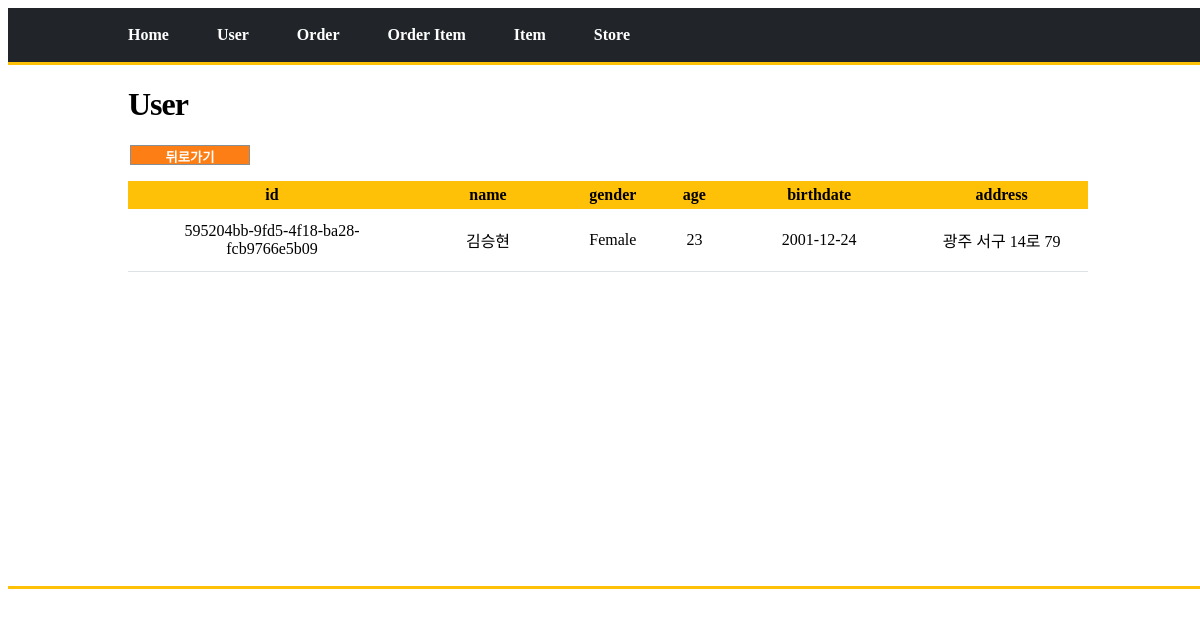
Page /user/board/detail?id=595204bb-9fd5-4f18-ba28-fcb9766e5b09 on the committed database.
### tables this page shows
CREATE TABLE user ( id TEXT PRIMARY KEY, name TEXT, gender TEXT, age INTEGER, birthdate TEXT, address TEXT);

### view/user_view.py (the view)
@user_bp.route("/board/detail")
def user_board_detail():
    print('----------------------------view-user : @user_bp.route("/user/board/detail")')
    id = request.args.get("id", type=str)
    regist_status = request.args.get("regist_status", type=bool, default=False)
    data = user_service.read_id(id)
    response = render_template("user/board/detail.html", data = data, regist_status = regist_status )
    return response

### service/execute_sql_service/execute_sql_service.py (called while the page is built)
    def get_conn_cursor(self) :
        conn = sqlite3.connect("db/crm.db")
        cursor = conn.cursor()
        return conn, cursor

    def execute_select_one(self, sql, args):
        conn, cursor = self.get_conn_cursor()
        result = self.fetchone_as_dict(cursor, sql, args)
        conn.close()
        return result

    def fetchone_as_dict(self, cursor, sql, args):
        cursor.execute(sql, args)
        columns = [column[0] for column in cursor.description]  #[컬럼명, ...]
        row = cursor.fetchone()
        result = {}
        for i, r in enumerate(row):
            result[columns[i]] = r  # key : value = column : column value
        return result

### service/execute_sql_service/user_execute_sql_service.py (called while the page is built)
    def read_id(self, id):
        print('----------------------------service-user : read_id()')
        sql = "SELECT * FROM user WHERE id = ?"
        args = (id,)
        result = self.execute_select_one(sql, args)
        return result

### templates/user/board/detail.html (shortened to what this page needs)
<!DOCTYPE html>
<html lang="ko">
<head>
</head>
    <body>
        <div id="root">
            <header>
                <nav class="nav">
                    <ul>
                        <li><a href="/">Home</a></li>
                        <li><a href="/user/board/list">User</a></li>
                        <li><a href="/order/board/list">Order</a></li>
                        <li><a href="/order-item/board/list">Order Item</a></li>
                        <li><a href="/item/board/list">Item</a></li>
                        <li><a href="/store/board/list">Store</a></li>
                    </ul>
                </nav>
            </header>
            <div class="border"> </div>
            <main id = "main">
                {% if not regist_status %}
                <h1 class="board_name">User {{data['Name']}}</h1>
                {% else %}
                <h1 class="board_name">User {{data['Name']}} 등록 완료! </h1>
                {% endif %}
                <section class="main_content">
                    <div class="detail_content">
                        <div class="back_btn">
                            <button type='button' onclick="window.history.back()" style="display: inline-block;">뒤로가기</button>
                        </div>
                        <table>
                            <col width=30%"></col>
                            <col width="15%"></col>
                            <col width="11%"></col>
                            <col width="6%"></col>
                            <col width="20%"></col>
                            <col width="18%"></col>
                            <tr>
                                {% for header in data.keys() %}
                                <th>{{header}}</th>
                                {% endfor %}
                            </tr>
                            <tr>
                                {% for value in data.values() %}
                                <td>{{value}}</td>
                                {% endfor %}
                            </tr>
                        </table>
                    </div>
                </section>
            </main>
        <div class="border" style="margin-bottom:50px;"> </div>
    </div>
    </body>
</html>

### templates/user/board/detail.html (style rules this page uses)
:root { --bs-blue: #0d6efd; --bs-indigo: #6610f2; --bs-purple: #6f42c1; --bs-pink: #d63384; --bs-red: #dc3545; --bs-orange: #fd7e14; --bs-yellow: #ffc107; --bs-green: #198754; --bs-teal: #20c997; --bs-cyan: #0dcaf0; --bs-white: #fff; --bs-gray: #868e96; --bs-gray-dark: #343a40; --bs-gray-100: #f1f3f5; --bs-gray-200: #e9ecef; --bs-gray-300: #dee2e6; --bs-gray-400: #ced4da; --bs-gray-500: #adb5bd; --bs-gray-600: #868e96; --bs-gray-700: #495057; --bs-gray-800: #343a40; --bs-gray-900: #212529; --bs-primary: #00c471; --bs-secondary: #343a40; --bs-success: #198754; --bs-info: #0d6efd; --bs-warning: #ffc107; --bs-danger: #dc3545; --bs-light: #f1f3f5; --bs-dark: #212529; --bs-body-bg: #fff; }
html, body { width: 100%; }
a { text-decoration: none; color : inherit; }
li { list-style: none; }
nav.nav ul { margin : 0 auto; display: flex; justify-content: flex-start; padding: 1.5% 10%; }
.border { border-bottom: 3px solid var(--bs-warning); }
nav.nav ul li { margin-right : 5%; }
nav.nav { background-color: var(--bs-dark); color : var(--bs-white); font-weight : 800; cursor: pointer; }
main#main { width: 80%; margin : 0 auto; min-height: 500px; }
.board_name { font-weight: 800;letter-spacing: -1px; }
.detail_content table { width:100%; margin-top : 15px; border-collapse : collapse; }
.detail_content table th { background-color: var(--bs-yellow); padding : 5px; }
.detail_content table td { background-color: var(--bs-white); padding : 13px; text-align: center; border-bottom: 1px solid var(--bs-gray-300); }
div.back_btn { width: 250px; margin: 1% 0 0 2px; }
div.back_btn button { cursor: pointer; width: 120px; height: 100px; background-color: var(--bs-orange); color: var(--bs-white); text-align: center; height: 20px; font-weight: 600; border: 1px solid var(--bs-gray-600); }

### rows in the picture
user: id "595204bb-9fd5-4f18-ba28-fcb9766e5b09", name "김승현", gender "Female", birthdate "2001-12-24", address "광주 서구 14로 79"

### other values in the picture
{{ header }} "id" "name" "gender" "age" "birthdate" "address"
{{ value }} "23"
